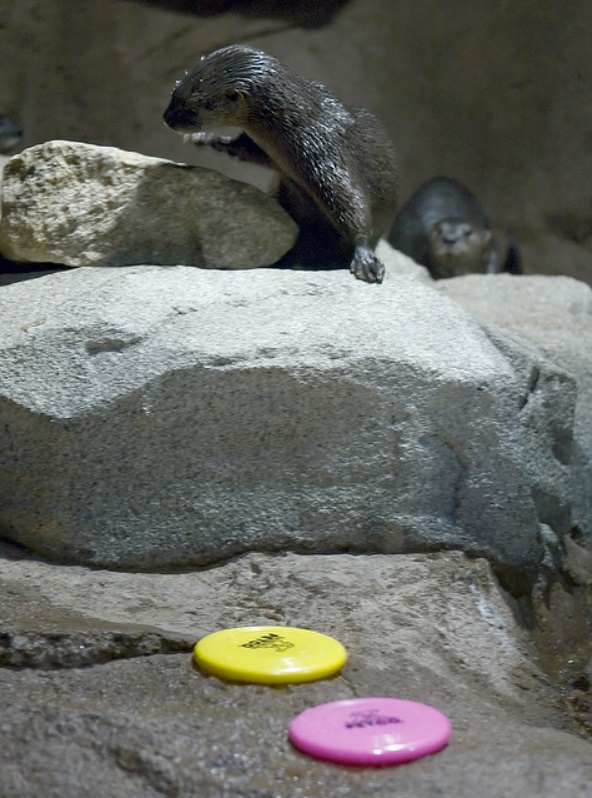
#> input picture HW3/q1/1.jpg, 592 x 798 px
$ python bonus.py
#> lines starting #> are read from the running program, lines starting #| are printed output that depends on the picture
import numpy as np
import cv2
from scipy.ndimage import convolve


def image_1_filter(image):
    arr = np.array(image)
    filtered_img_array = np.zeros((arr.shape[0], arr.shape[1]), dtype=np.uint8)

    # Horizontally apply the mean filter
    for y in range(arr.shape[0]):
        average_value = np.mean(arr[y, :])
        filtered_img_array[y, :] = average_value

    return filtered_img_array


# [20 lines left out: functions image_2_filter, image_3_filter, image_4_filter, not called in this run]


def image_5_filter(image):
    return image - cv2.GaussianBlur(image, (13, 13), 4.4) + 128


# [25 lines left out: functions image_6_filter, image_7_filter, not called in this run]


def image_8_filter(image):
    return image


# [9 lines left out: function image_9_filter, not called in this run]


def calculate_mse(original_image, filtered_image):
    """Calculate Mean Squared Error (MSE) between original and filtered images."""
    # Ensure both images are converted to grayscale if needed
    if len(original_image.shape) == 3:  # If original image is color (3 channels)
        original_image = cv2.cvtColor(original_image, cv2.COLOR_BGR2GRAY)
    if len(filtered_image.shape) == 3:  # If filtered image is color (3 channels)
        filtered_image = cv2.cvtColor(filtered_image, cv2.COLOR_BGR2GRAY)

    # Calculate squared differences between corresponding pixels
    squared_diff = (original_image.astype(np.float32) - filtered_image.astype(np.float32)) ** 2

    # Compute the mean squared error
    mse = np.mean(squared_diff)

    return mse


original_path = "1.jpg"
# Load the original image
original_img = cv2.imread(original_path)  # Reads the image in BGR format
#> original_img is the input picture: shape (798, 592, 3); mean B, G, R 99.9, 105.2, 104.2

# Convert to grayscale
original_image_gray = cv2.cvtColor(original_img, cv2.COLOR_BGR2GRAY)
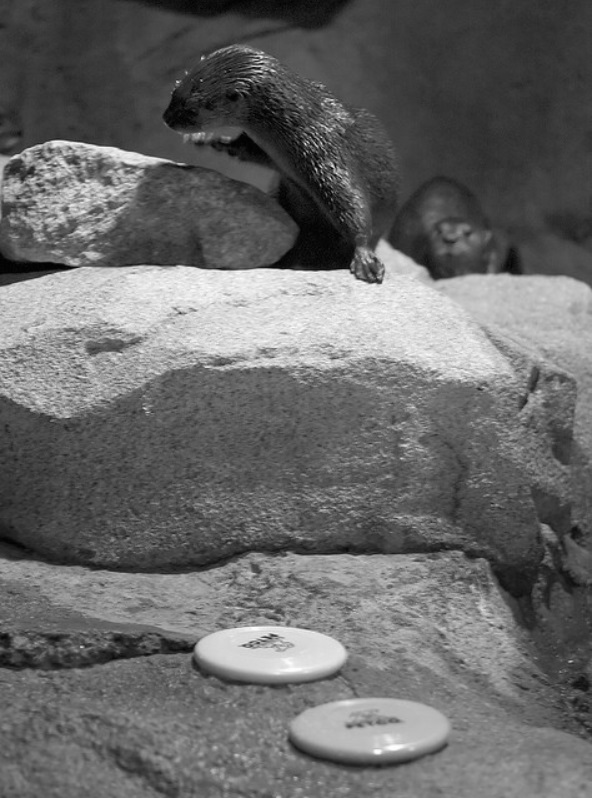
#> original_image_gray: shape (798, 592); min 0, max 255, mean 104.3

# Define a list of filters with their respective arguments
filters = [
    {"func": image_1_filter, "args": [original_image_gray]},
    {"func": image_2_filter, "args": [original_image_gray, 11]},
    {"func": image_3_filter, "args": [original_image_gray]},
    {"func": image_4_filter, "args": [original_image_gray, 17]},
    {"func": image_5_filter, "args": [original_image_gray]},
    {"func": image_6_filter, "args": [original_image_gray]},
    {"func": image_7_filter, "args": [original_image_gray, original_img]},
    {"func": image_8_filter, "args": [original_image_gray]},
    {"func": image_9_filter, "args": [original_image_gray]},
]

# Process the filters dynamically
for i, filter_entry in enumerate(filters, start=1):
    filtered_img = filter_entry["func"](*filter_entry["args"])
#> the loop in image_1_filter, `for y in range(arr.shape[0]):` made 798 passes
#> average_value on passes 1 to 3: 40.24, 40.65, 41.1
#> after the loop in image_1_filter, `for y in range(arr.shape[0]):`:
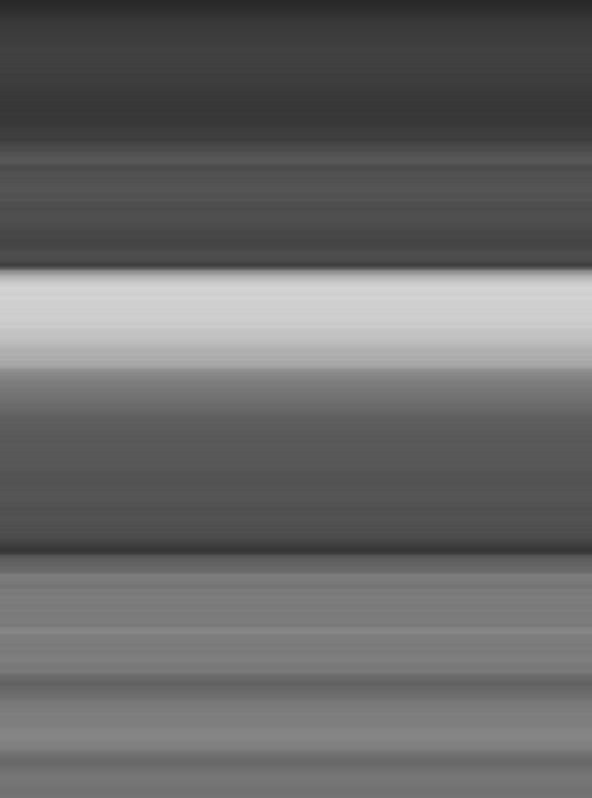
#> filtered_img_array: shape (798, 592); min 40, max 212, mean 103.8
    cv2.imwrite(f"filtered_image_{i}.jpg", filtered_img)
    current_img_path = f"image_{i}.jpg"
#> current_img_path = 'image_1.jpg'
    current_img = cv2.imread(current_img_path)
#> (the run stopped early here; a loop or call above may not have finished)
